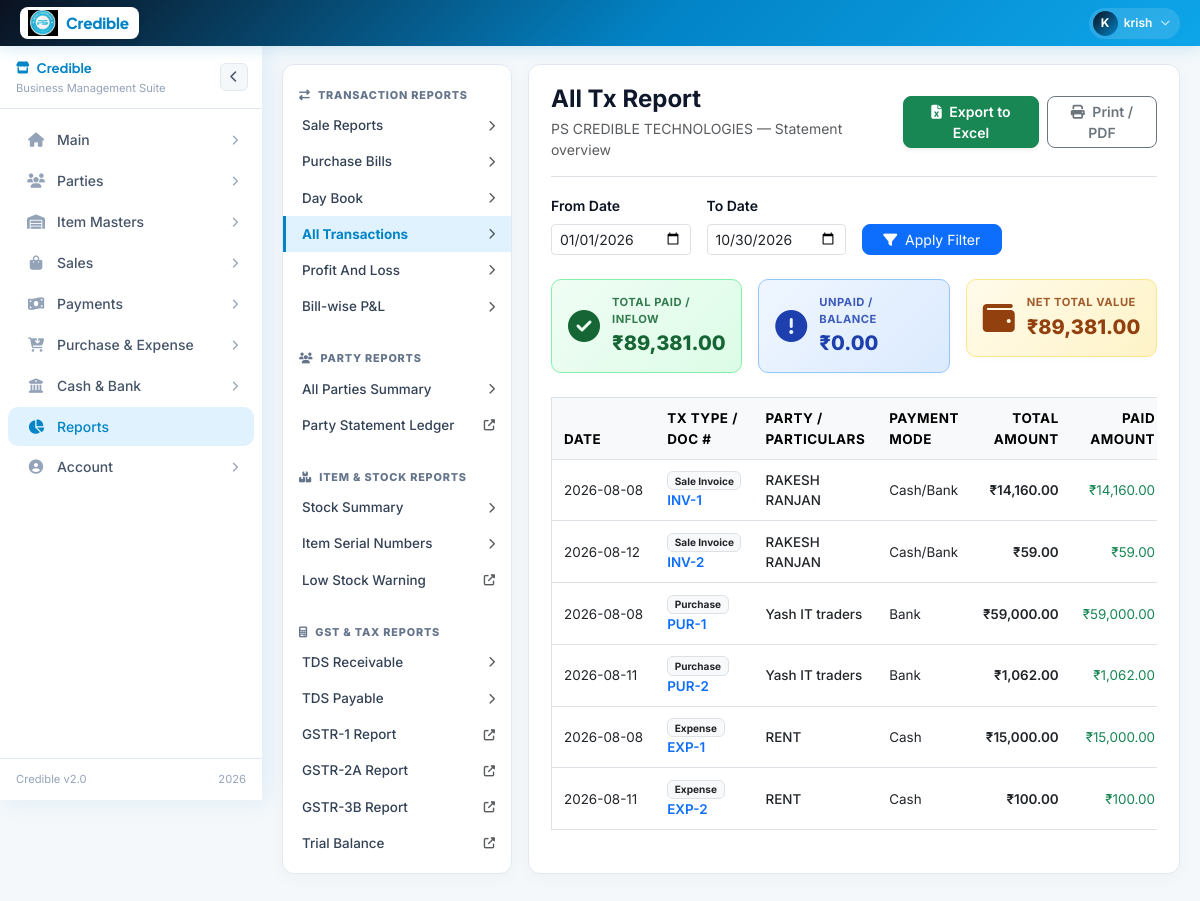
Screenshot of /reports.php?cat=transaction&type=all_tx (signed in) with the database file from the repository.
### tables this page shows
CREATE TABLE `company_details` (
  `id` int(11) NOT NULL AUTO_INCREMENT,
  `company_name` varchar(255) NOT NULL,
  `business_type` varchar(50) NOT NULL,
  `company_logo` varchar(255) DEFAULT NULL,
  `company_address` text NOT NULL,
  `billing_address` text DEFAULT NULL,
  `company_gst` varchar(15) DEFAULT NULL,
  `pan_number` varchar(10) DEFAULT NULL,
  `registration_number` varchar(50) DEFAULT NULL,
  `contact_name` varchar(100) NOT NULL,
  `email` varchar(100) NOT NULL,
  `phone` varchar(15) NOT NULL,
  `alternate_contact` varchar(100) DEFAULT NULL,
  `created_by` int(11) NOT NULL,
  `state` varchar(20) DEFAULT NULL,
  `upi_id` varchar(100) DEFAULT NULL,
  `bank_name` varchar(100) DEFAULT NULL,
  `bank_account` varchar(50) DEFAULT NULL,
  `bank_ifsc` varchar(20) DEFAULT NULL,
  `bank_branch` varchar(100) DEFAULT NULL,
  `website` varchar(200) DEFAULT NULL,
  PRIMARY KEY (`id`)
);

CREATE TABLE `invoices` (
  `id` int(11) NOT NULL AUTO_INCREMENT,
  `customer_name` varchar(255) NOT NULL,
  `customer_phone` varchar(50) NOT NULL,
  `customer_address` text DEFAULT NULL,
  `total_amount` decimal(12,2) NOT NULL,
  `created_by` int(11) NOT NULL,
  `created_at` datetime DEFAULT current_timestamp(),
  `tds_percent` decimal(5,2) DEFAULT 0.00,
  `tds_amount` decimal(10,2) DEFAULT 0.00,
  `invoice_no` varchar(50) DEFAULT NULL,
  `terms_text` text DEFAULT NULL,
  PRIMARY KEY (`id`)
);

CREATE TABLE `purchases` (
  `id` int(11) NOT NULL AUTO_INCREMENT,
  `entry_no` varchar(50) NOT NULL,
  `name` varchar(255) NOT NULL,
  `party_no` varchar(50) NOT NULL,
  `date` date NOT NULL,
  `bill_date` date DEFAULT NULL,
  `type` enum('Cash','Credit','Online') NOT NULL,
  `supplier_gstin` varchar(50) DEFAULT NULL,
  `recipient_gstin` varchar(50) DEFAULT NULL,
  `gross_amount` decimal(10,2) DEFAULT 0.00,
  `cgst` decimal(5,2) DEFAULT 0.00,
  `sgst` decimal(5,2) DEFAULT 0.00,
  `igst` decimal(5,2) DEFAULT 0.00,
  `total_discount` decimal(10,2) DEFAULT 0.00,
  `round_off` decimal(5,2) DEFAULT 0.00,
  `net_amount` decimal(10,2) DEFAULT 0.00,
  `created_at` timestamp NULL DEFAULT current_timestamp(),
  PRIMARY KEY (`id`)
);

CREATE TABLE `expenses` (
  `id` int(11) NOT NULL AUTO_INCREMENT,
  `expense_category` varchar(100) NOT NULL,
  `expense_date` date NOT NULL,
  `amount` decimal(12,2) NOT NULL,
  `description` text DEFAULT NULL,
  `payment_method` varchar(50) DEFAULT NULL,
  `receipt_number` varchar(50) DEFAULT NULL,
  `vendor_name` varchar(255) DEFAULT NULL,
  `notes` text DEFAULT NULL,
  `created_by` int(11) NOT NULL,
  `created_at` datetime DEFAULT current_timestamp(),
  `updated_at` datetime DEFAULT current_timestamp() ON UPDATE current_timestamp(),
  PRIMARY KEY (`id`),
  KEY `idx_expense_date` (`expense_date`),
  KEY `idx_category` (`expense_category`),
  KEY `idx_created_by` (`created_by`),
  KEY `idx_created_at` (`created_at`)
);

### reports.php (the view, shortened to what the rows shown need)
<?php
require_once 'config.php';
include('layout.php');
try {
    $conn->query("ALTER TABLE customers ADD COLUMN IF NOT EXISTS current_balance DECIMAL(10,2) DEFAULT 0.00");
} catch (Exception $e) {}
$report_type = $_GET['type'] ?? 'sale';
$from_date   = $_GET['from_date'] ?? date('Y-01-01');
$to_date     = $_GET['to_date'] ?? date('Y-m-d');
$company = [
    'company_name' => 'Credible Business Suite',
    'company_address' => '',
    'company_gst' => ''
];
$comp_res = $conn->query("SELECT company_name, company_address, company_gst FROM company_details LIMIT 1");
if ($comp_res && $comp_res->num_rows > 0) {
    $company = array_merge($company, $comp_res->fetch_assoc());
}
$report_rows = [];
$summary_totals = [
    'paid' => 0,
    'unpaid' => 0,
    'total' => 0,
    'count' => 0
];
try {
    if ($report_type === 'sale') {
        $sql = "SELECT 'Sale' as tx_type, id as doc_no, DATE(created_at) as doc_date, customer_name as party_name, 'Cash/Bank' as payment_mode, total_amount as total_amt, total_amount as paid_amount, 0 as balance_amt, 'Completed' as status
                FROM invoices
                WHERE (DATE(created_at) BETWEEN '$from_date' AND '$to_date') OR ('$from_date' <= DATE(created_at) AND '$to_date' >= DATE(created_at))
                ORDER BY id DESC";
        $res = $conn->query($sql);
        if ($res) {
            while ($row = $res->fetch_assoc()) {
                $report_rows[] = $row;
                $summary_totals['total'] += floatval($row['total_amt']);
                $summary_totals['paid'] += floatval($row['paid_amount']);
                $summary_totals['unpaid'] += max(0, floatval($row['balance_amt']));
                $summary_totals['count']++;
            }
        }
    } elseif ($report_type === 'all_tx') {
        $sql1 = "SELECT 'Sale Invoice' as tx_type, CONCAT('INV-', id) as doc_no, DATE(created_at) as doc_date, customer_name as party_name, 'Cash/Bank' as payment_mode, total_amount as total_amt, total_amount as paid_amount FROM invoices WHERE DATE(created_at) BETWEEN '$from_date' AND '$to_date'";
        $res1 = $conn->query($sql1);
        if ($res1) {
            while ($row = $res1->fetch_assoc()) {
                $row['balance_amt'] = 0;
                $row['status'] = 'Completed';
                $report_rows[] = $row;
            }
        }
        $sql2 = "SELECT 'Purchase' as tx_type, CONCAT('PUR-', id) as doc_no, DATE(created_at) as doc_date, name as party_name, 'Bank' as payment_mode, net_amount as total_amt, net_amount as paid_amount FROM purchases WHERE DATE(created_at) BETWEEN '$from_date' AND '$to_date'";
        $res2 = $conn->query($sql2);
        if ($res2) {
            while ($row = $res2->fetch_assoc()) {
                $row['balance_amt'] = 0;
                $row['status'] = 'Completed';
                $report_rows[] = $row;
            }
        }
        $sql3 = "SELECT 'Expense' as tx_type, CONCAT('EXP-', id) as doc_no, expense_date as doc_date, expense_category as party_name, payment_method as payment_mode, amount as total_amt, amount as paid_amount FROM expenses WHERE expense_date BETWEEN '$from_date' AND '$to_date'";
        $res3 = $conn->query($sql3);
        if ($res3) {
            while ($row = $res3->fetch_assoc()) {
                $row['balance_amt'] = 0;
                $row['status'] = 'Paid';
                $report_rows[] = $row;
            }
        }
    }
} catch (Exception $e) {
}
?>
<div class="gb-page-wrap">
    <div class="reports-container">
        <div class="reports-main">
            <div class="d-flex align-items-center justify-content-between pb-3 mb-3 border-bottom">
                <div>
                    <h4 class="fw-bold mb-1" style="color: #0f172a; text-transform: capitalize;"><?= str_replace('_', ' ', $report_type) ?> Report</h4>
                    <p class="text-muted small mb-0"><?= htmlspecialchars($company['company_name']) ?> — Statement overview</p>
                </div>
            </div>
            <?php if ($report_type === 'item_serials'): ?>
                <div class="mb-3 d-flex gap-3 align-items-center">
                    <input type="text" id="serialSearchInput" class="form-control" placeholder="Item name" style="max-width: 300px;">
                    <div class="form-check mb-0">
                        <input class="form-check-input" type="checkbox" id="inStockCheckbox">
                        <label class="form-check-label text-muted small fw-semibold" for="inStockCheckbox">
                            Show only serial numbers in stock
                        </label>
                    </div>
                </div>
                <div class="accordion" id="serialAccordion">
                    <?php
                    $grouped = [];
                    foreach ($report_rows as $row) {
                        $prod = $row['party_name'];
                        if (!isset($grouped[$prod])) $grouped[$prod] = [];
                        $grouped[$prod][] = $row;
                    }
                    $acc_index = 0;
                    foreach ($grouped as $prod_name => $serials):
                        $acc_index++;
                        $header_id = 'heading' . $acc_index;
                        $collapse_id = 'collapse' . $acc_index;
                    ?>
                    <div class="accordion-item serial-acc-item mb-2" style="border: 1px solid #e2e8f0; border-radius: 7px; overflow: hidden; background: #fff;">
                        <h2 class="accordion-header" id="<?= $header_id ?>">
                            <button class="accordion-button collapsed shadow-none" type="button" data-bs-toggle="collapse" data-bs-target="#<?= $collapse_id ?>" style="background: #f8fafc; color: #0b1220; font-weight: 600; padding: 12px 16px; font-size: 0.9rem; border: none;">
                                <?= htmlspecialchars($prod_name) ?> <span class="badge bg-secondary ms-2"><?= count($serials) ?></span>
                            </button>
                        </h2>
                        <div id="<?= $collapse_id ?>" class="accordion-collapse collapse" data-bs-parent="#serialAccordion">
                            <div class="accordion-body p-0">
                                <table class="table table-hover mb-0" style="font-size: 0.85rem;">
                                    <thead class="table-light">
                                        <tr>
                                            <th class="ps-3">Serial No.</th>
                                            <th>Status</th>
                                            <th>Date</th>
                                            <th>Doc #</th>
                                        </tr>
                                    </thead>
                                    <tbody>
                                        <?php foreach ($serials as $s): ?>
                                        <tr class="serial-row" data-status="<?= htmlspecialchars($s['status']) ?>">
                                            <td class="fw-semibold text-primary ps-3"><?= str_replace('SN: ', '', $s['payment_mode']) ?></td>
                                            <td>
                                                <?php
                                                    $st = strtolower($s['status']);
                                                    $bg = ($st == 'in stock' || $st == 'available') ? 'success' : (($st == 'sold' || $st == 'completed') ? 'secondary' : 'warning');
                                                ?>
                                                <span class="badge bg-<?= $bg ?>-subtle text-<?= $bg ?> border border-<?= $bg ?>"><?= htmlspecialchars($s['status']) ?></span>
                                            </td>
                                            <td><?= htmlspecialchars($s['doc_date']) ?></td>
                                            <td><?= htmlspecialchars($s['doc_no']) ?></td>
                                        </tr>
                                        <?php endforeach; ?>
                                    </tbody>
                                </table>
                            </div>
                        </div>
                    </div>
                    <?php endforeach; ?>
                    <?php if(empty($grouped)): ?>
                        <div class="text-center py-4 text-muted border rounded bg-light">No serial numbers found.</div>
                    <?php endif; ?>
                </div>
                <script>
                    document.addEventListener('DOMContentLoaded', function() {
                        const searchInput = document.getElementById('serialSearchInput');
                        const inStockCheckbox = document.getElementById('inStockCheckbox');
                        function filterSerials() {
                            const term = searchInput.value.toLowerCase();
                            const onlyInStock = inStockCheckbox.checked;
                            document.querySelectorAll('.serial-acc-item').forEach(item => {
                                const prodName = item.querySelector('.accordion-button').textContent.toLowerCase();
                                let hasVisibleRow = false;
                                item.querySelectorAll('.serial-row').forEach(row => {
                                    const status = row.getAttribute('data-status').toLowerCase();
                                    const isInStock = (status.includes('in stock') || status.includes('available') || status.includes('active'));
                                    let showRow = true;
                                    if (onlyInStock && !isInStock) showRow = false;
                                    if (showRow) {
                                        row.style.display = '';
                                        hasVisibleRow = true;
                                    } else {
                                        row.style.display = 'none';
                                    }
                                });
                                let showItem = prodName.includes(term);
                                if (onlyInStock && !hasVisibleRow) showItem = false;
                                item.style.display = showItem ? '' : 'none';
                            });
                        }
                        if(searchInput) searchInput.addEventListener('input', filterSerials);
                        if(inStockCheckbox) inStockCheckbox.addEventListener('change', filterSerials);
                    });
                </script>
            <?php else: ?>
                <div class="table-responsive">
                    <table class="table table-hover align-middle border" id="reportsDataTable">
                        <thead class="table-light">
                            <tr style="font-size:0.82rem; text-transform:uppercase; letter-spacing:0.5px;">
                                <th>Date</th>
                                <th>Tx Type / Doc #</th>
                                <th>Party / Particulars</th>
                                <th>Payment Mode</th>
                                <th class="text-end">Total Amount</th>
                                <th class="text-end">Paid Amount</th>
                            </tr>
                        </thead>
                        <tbody style="font-size:0.88rem;">
                            <?php if (empty($report_rows)): ?>
                                <tr>
                                    <td colspan="8" class="text-center py-4 text-muted">No report data found for selected period.</td>
                                </tr>
                            <?php else: ?>
                                <?php foreach ($report_rows as $row): ?>
                                    <tr>
                                        <td class="text-nowrap"><?= htmlspecialchars($row['doc_date']) ?></td>
                                        <td>
                                            <span class="badge bg-light text-dark border"><?= htmlspecialchars($row['tx_type']) ?></span>
                                            <div class="fw-semibold text-primary"><?= htmlspecialchars($row['doc_no']) ?></div>
                                        </td>
                                        <td class="fw-medium"><?= htmlspecialchars($row['party_name']) ?></td>
                                        <td><?= htmlspecialchars($row['payment_mode'] ?: 'N/A') ?></td>
                                        <td class="text-end fw-semibold">₹<?= number_format($row['total_amt'], 2) ?></td>
                                        <td class="text-end text-success">₹<?= number_format($row['paid_amount'], 2) ?></td>
                                    </tr>
                                <?php endforeach; ?>
                            <?php endif; ?>
                        </tbody>
                    </table>
                </div>
            <?php endif; ?>
        </div>
    </div>
</div>
</body>
</html>

### rows the page displays
company_details: company_name "PS CREDIBLE TECHNOLOGIES"
invoices: doc_date "2026-08-08", tx_type "Sale Invoice", doc_no "INV-1", customer_name "RAKESH RANJAN", payment_mode "Cash/Bank", total_amount "14,160.00"
invoices: doc_date "2026-08-12", tx_type "Sale Invoice", doc_no "INV-2", customer_name "RAKESH RANJAN", payment_mode "Cash/Bank", total_amount "59.00"
purchases: doc_date "2026-08-08", tx_type "Purchase", doc_no "PUR-1", name "Yash IT traders", payment_mode "Bank", net_amount "59,000.00"
purchases: doc_date "2026-08-11", tx_type "Purchase", doc_no "PUR-2", name "Yash IT traders", payment_mode "Bank", net_amount "1,062.00"
expenses: expense_date "2026-08-08", tx_type "Expense", doc_no "EXP-1", expense_category "RENT", payment_method "Cash", amount "15,000.00"
expenses: expense_date "2026-08-11", tx_type "Expense", doc_no "EXP-2", expense_category "RENT", payment_method "Cash", amount "100.00"

### other values shown
substr($uname, 0, 1) "K"
explode(' ', $uname)[0] "krish"
str_replace('_', ' ', $report_type) "All Tx"
$summary_totals['paid'] "89,381.00"
$summary_totals['unpaid'] "0.00"
$summary_totals['total'] "89,381.00"
